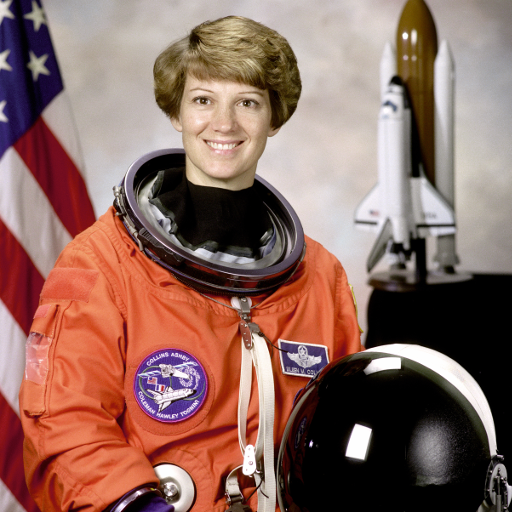
#> input picture skimage.data.astronaut(), 512 x 512 px
$ python 06_geometric_transforms.py
#> lines starting #> are read from the running program, lines starting #| are printed output that depends on the picture
### practicals/utils.py
"""Shared helpers for the Digital Image Processing practicals (OpenCV + NumPy + Matplotlib).

Every practical accepts an optional image path on the command line:
    python 01_basic_operations.py my_photo.jpg
If no path is given, a sample image shipped with scikit-image is used.

Figures are saved to practicals/outputs/<practical>/. Set DIP_SHOW=1 to also open
matplotlib windows.
"""

import os
import sys

import cv2
import matplotlib

SHOW = os.environ.get("DIP_SHOW", "0") == "1"
if not SHOW:
    matplotlib.use("Agg")  # save figures only, no GUI windows

import matplotlib.pyplot as plt  # noqa: E402
import numpy as np  # noqa: E402
from skimage import data  # noqa: E402

BASE_DIR = os.path.dirname(os.path.abspath(__file__))
OUT_ROOT = os.path.join(BASE_DIR, "outputs")


def input_path():
    """Image path passed on the command line, or None."""
    return sys.argv[1] if len(sys.argv) > 1 else None


def load_color():
    """Colour image as uint8 BGR (OpenCV convention). Default sample: skimage 'astronaut'."""
    path = input_path()
    if path:
        img = cv2.imread(path, cv2.IMREAD_COLOR)
        if img is None:
            raise FileNotFoundError(f"Could not read image: {path}")
        return img
    return cv2.cvtColor(data.astronaut(), cv2.COLOR_RGB2BGR)


# [16 lines left out: functions load_gray, load_pair_gray, not called in this run]


def out_dir(practical):
    path = os.path.join(OUT_ROOT, practical)
    os.makedirs(path, exist_ok=True)
    return path


def save_fig(fig, practical, filename):
    """Save a matplotlib figure into outputs/<practical>/ (and show it if DIP_SHOW=1)."""
    fig.savefig(os.path.join(out_dir(practical), filename), dpi=90, bbox_inches="tight")
    if SHOW:
        plt.show()
    plt.close(fig)
    print(f"  saved outputs/{practical}/{filename}")


def show_grid(images, titles, practical, filename, cols=None):
    """Plot several images in one figure. Accepts BGR colour and grayscale arrays."""
    n = len(images)
    cols = cols or min(n, 4)
    rows = int(np.ceil(n / cols))
    fig, axes = plt.subplots(rows, cols, figsize=(3.6 * cols, 3.6 * rows), squeeze=False)
    for ax in axes.ravel():
        ax.axis("off")
    for ax, img, title in zip(axes.ravel(), images, titles):
        if img.ndim == 3:
            ax.imshow(cv2.cvtColor(img, cv2.COLOR_BGR2RGB))
        elif img.dtype == np.uint8:
            ax.imshow(img, cmap="gray", vmin=0, vmax=255)
        else:
            ax.imshow(img, cmap="gray")
        ax.set_title(title, fontsize=10)
    fig.tight_layout()
    save_fig(fig, practical, filename)


# [12 lines left out: functions psnr, to_uint8, not called in this run]


def clip_u8(x):
    """Clip values to 0..255 and convert to uint8 (no rescaling)."""
    return np.clip(np.real(x), 0, 255).astype(np.uint8)

### practicals/06_geometric_transforms.py
"""Practical 6 - Geometric transformations: translation, scaling, rotation, shrinking, zooming."""

import cv2
import numpy as np

from utils import load_color, show_grid

PRACTICAL = "06_geometric_transforms"


def translate(img, tx, ty):
    """a. Translation: x' = x + tx, y' = y + ty."""
    M = np.float32([[1, 0, tx], [0, 1, ty]])
    return cv2.warpAffine(img, M, (img.shape[1], img.shape[0]))


def scale(img, factor):
    """b. Scaling about the image centre (factor > 1 enlarges; canvas size is kept)."""
    h, w = img.shape[:2]
    M = cv2.getRotationMatrix2D((w / 2, h / 2), 0, factor)  # zero rotation, uniform scale
    return cv2.warpAffine(img, M, (w, h))


def rotate(img, angle):
    """c. Rotation about the centre, counter-clockwise by `angle` degrees."""
    h, w = img.shape[:2]
    M = cv2.getRotationMatrix2D((w / 2, h / 2), angle, 1.0)
    return cv2.warpAffine(img, M, (w, h))


def shrink(img, factor):
    """d. Shrinking (factor < 1), using area averaging to avoid aliasing."""
    return cv2.resize(img, None, fx=factor, fy=factor, interpolation=cv2.INTER_AREA)


def zoom(img, factor, method=cv2.INTER_CUBIC):
    """e. Zooming (factor > 1) with the chosen interpolation method."""
    return cv2.resize(img, None, fx=factor, fy=factor, interpolation=method)


def main():
    img = load_color()
    h, w = img.shape[:2]
#> h = 512; w = 512

    moved = translate(img, 80, 40)
    print("6a. Translation by (tx=80, ty=40) px")
    scaled = scale(img, 1.4)
#> in scale, `return cv2.warpAffine(img, M, (w, h))`:
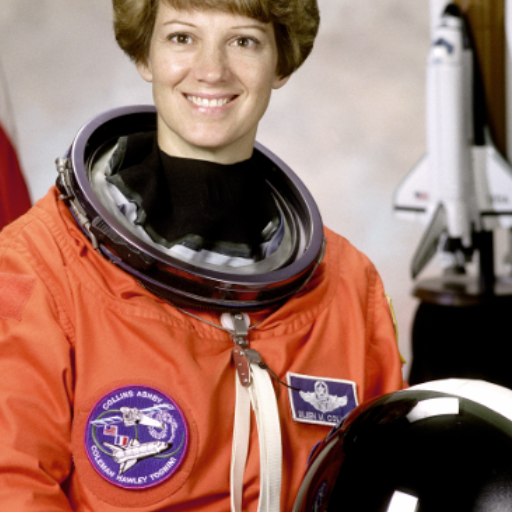
#> returned value: shape (512, 512, 3); mean of channels 0, 1, 2 97.3, 108.9, 148.8; drawn as B, G, R
    print("6b. Scaling by 1.4 about the centre (canvas kept, edges cropped)")
    rotated = rotate(img, 30)
#> in rotate, `return cv2.warpAffine(img, M, (w, h))`:
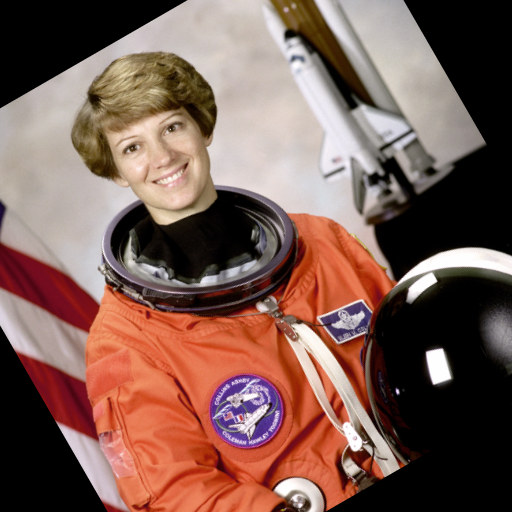
#> returned value: shape (512, 512, 3); mean of channels 0, 1, 2 83.9, 93.1, 124.3; drawn as B, G, R
    print("6c. Rotation by 30 degrees about the centre")
    small = shrink(img, 0.5)
#> in shrink, `return cv2.resize(img, None, fx=factor, fy=factor, interpolation=cv2.I..`:
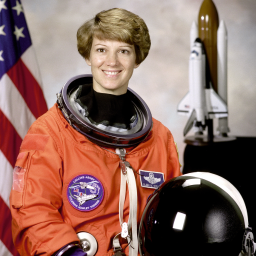
#> returned value: shape (256, 256, 3); mean of channels 0, 1, 2 96.6, 105.9, 141.7; drawn as B, G, R
    print(f"6d. Shrinking by 0.5: {w} x {h} -> {small.shape[1]} x {small.shape[0]} px")
#| 6d. Shrinking by 0.5: 512 x 512 -> 256 x 256 px
    show_grid([img, moved, scaled, rotated, small],
              ["Original", "6a. Translation (80, 40)", "6b. Scaling x1.4",
               "6c. Rotation 30 deg", "6d. Shrink x0.5"],
              PRACTICAL, "6abcd_geometric.png")
#> in show_grid, `n = len(images)`: n = 5
#> in show_grid, `cols = cols or min(n, 4)`: cols = 4
#> in show_grid, `rows = int(np.ceil(n / cols))`: rows = 2
#> the loop in show_grid, `for ax in axes.ravel():` made 8 passes
#> the loop in show_grid, `for ax, img, title in zip(axes.ravel(), images, titles):` made 5 passes
#> title on passes 1 to 5: 'Original', '6a. Translation (80, 40)', '6b. Scaling x1.4', '6c. Rotation 30 deg', '6d. Shrink x0.5'
#> in save_fig, `fig.savefig(os.path.join(out_dir(practical), filename), dpi=90, bbox_i..`:
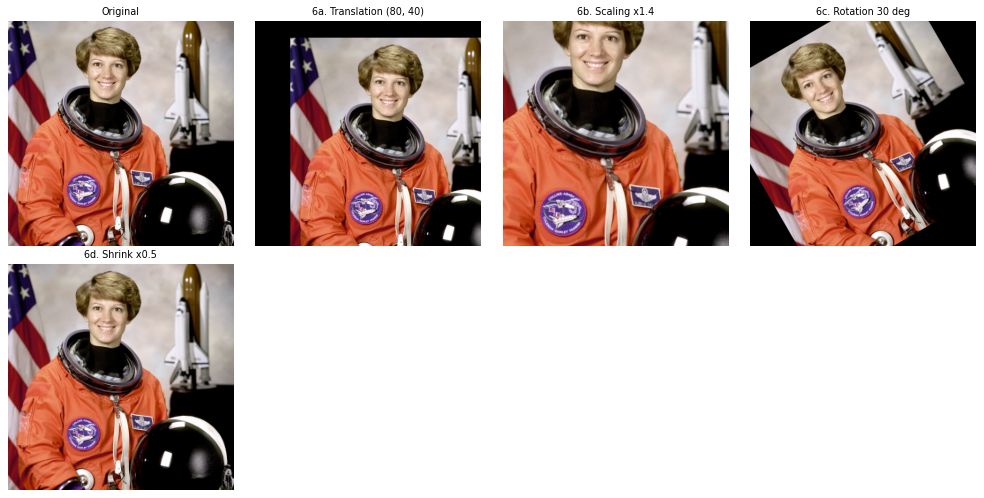
#> figure drawn by matplotlib, 5 panels

    # e. Zooming: compare nearest-neighbour and cubic on a small region ------
    crop = img[h // 3: h // 3 + 100, w // 3: w // 3 + 100]
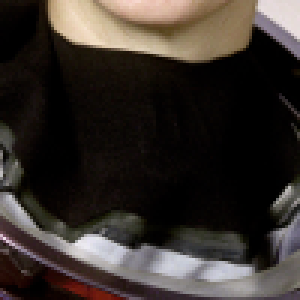
#> crop: shape (100, 100, 3) (shown 3 times larger); mean B, G, R 43.2, 47.7, 54.5
    zoom_nn = zoom(crop, 4, cv2.INTER_NEAREST)
    zoom_cubic = zoom(crop, 4, cv2.INTER_CUBIC)
#> call 2 of zoom, with factor = 4, method = 2
#> in zoom (call 2), `return cv2.resize(img, None, fx=factor, fy=factor, interpolation=method)`:
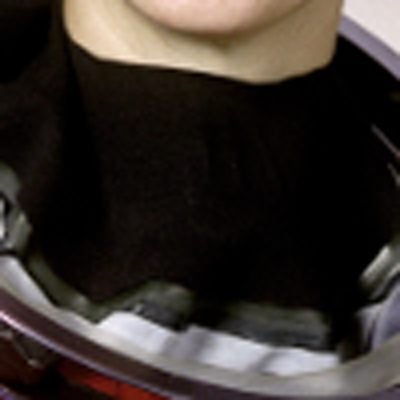
#> returned value: shape (400, 400, 3); mean of channels 0, 1, 2 43.2, 47.7, 54.5; drawn as B, G, R
    zoomed_full = zoom(img, 2)
    print(f"6e. Zoom x4 of a 100 x 100 crop -> {zoom_cubic.shape[1]} x {zoom_cubic.shape[0]} px; "
          f"full image x2 -> {zoomed_full.shape[1]} x {zoomed_full.shape[0]} px")
#| 6e. Zoom x4 of a 100 x 100 crop -> 400 x 400 px; full image x2 -> 1024 x 1024 px
    show_grid([crop, zoom_nn, zoom_cubic],
              ["Crop (100 x 100)", "6e. Zoom x4, nearest neighbour", "6e. Zoom x4, cubic"],
              PRACTICAL, "6e_zoom.png")
#> the loop in show_grid (call 2), `for ax in axes.ravel():` made 3 passes
#> the loop in show_grid (call 2), `for ax, img, title in zip(axes.ravel(), images, titles):` made 3 passes
#> title on passes 1 to 3: 'Crop (100 x 100)', '6e. Zoom x4, nearest neighbour', '6e. Zoom x4, cubic'
#> call 2 of save_fig, with practical = '06_geometric_transforms', filename = '6e_zoom.png'
#> in save_fig (call 2), `fig.savefig(os.path.join(out_dir(practical), filename), dpi=90, bbox_i..`:
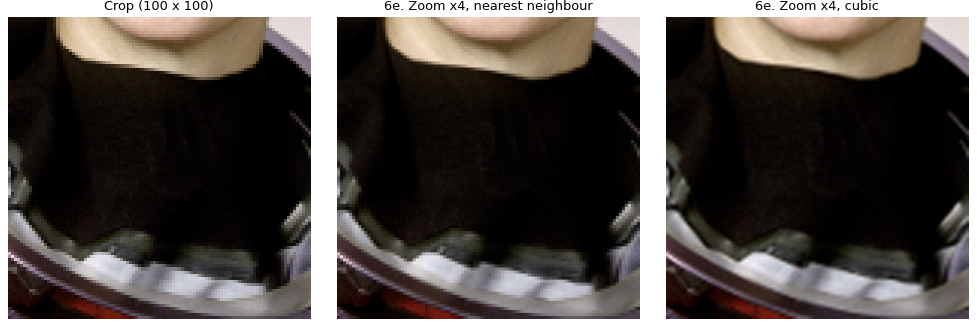
#> figure drawn by matplotlib, 3 panels


if __name__ == "__main__":
    main()
